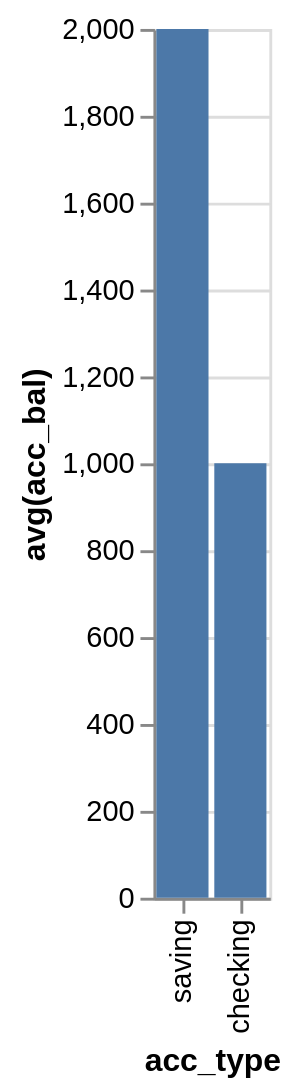

Describe this chart as a Vega-Lite specification.
### Vega-Lite specification from a JSON file in a GitHub repository (floating-point values rounded to 4 significant figures)
{"data": {"values": [{"x_data": "saving", "y_data": 2000}, {"x_data": "checking", "y_data": 1000}]}, "mark": "bar", "encoding": {"x": {"field": "x_data", "type": "nominal", "title": "acc_type", "sort": {"op": "sum", "field": "y_data", "order": "descending"}}, "y": {"field": "y_data", "type": "quantitative", "title": "avg(acc_bal)"}}}
